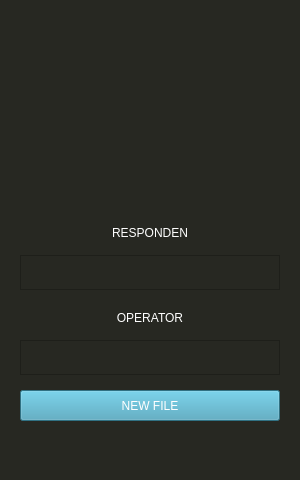
<?xml version="1.0" encoding="UTF-8"?>
<ui version="4.0">
 <class>MainWindow_2</class>
 <widget class="QMainWindow" name="MainWindow_2">
  <property name="geometry">
   <rect>
    <x>0</x>
    <y>0</y>
    <width>300</width>
    <height>480</height>
   </rect>
  </property>
  <property name="minimumSize">
   <size>
    <width>300</width>
    <height>480</height>
   </size>
  </property>
  <property name="maximumSize">
   <size>
    <width>300</width>
    <height>480</height>
   </size>
  </property>
  <property name="windowTitle">
   <string>BioHumanFeedback</string>
  </property>
  <property name="styleSheet">
   <string notr="true">background-color:rgb(39, 40, 34)</string>
  </property>
  <widget class="QWidget" name="centralwidget">
   <widget class="QLabel" name="label_nama">
    <property name="geometry">
     <rect>
      <x>85</x>
      <y>220</y>
      <width>130</width>
      <height>26</height>
     </rect>
    </property>
    <property name="styleSheet">
     <string notr="true">color:white;
font: 75 10pt &quot;MS Shell Dlg 2&quot;;</string>
    </property>
    <property name="text">
     <string>RESPONDEN</string>
    </property>
    <property name="alignment">
     <set>Qt::AlignCenter</set>
    </property>
   </widget>
   <widget class="QTextEdit" name="input_nama">
    <property name="geometry">
     <rect>
      <x>20</x>
      <y>255</y>
      <width>260</width>
      <height>35</height>
     </rect>
    </property>
    <property name="styleSheet">
     <string notr="true">color:white;
font: 10pt &quot;MS Shell Dlg 2&quot;;</string>
    </property>
    <property name="frameShadow">
     <enum>QFrame::Sunken</enum>
    </property>
   </widget>
   <widget class="QTextEdit" name="input_operator">
    <property name="geometry">
     <rect>
      <x>20</x>
      <y>340</y>
      <width>260</width>
      <height>35</height>
     </rect>
    </property>
    <property name="styleSheet">
     <string notr="true">color:white;
font: 10pt &quot;MS Shell Dlg 2&quot;;</string>
    </property>
    <property name="frameShadow">
     <enum>QFrame::Sunken</enum>
    </property>
   </widget>
   <widget class="QLabel" name="label_operator">
    <property name="geometry">
     <rect>
      <x>85</x>
      <y>305</y>
      <width>130</width>
      <height>26</height>
     </rect>
    </property>
    <property name="styleSheet">
     <string notr="true">color:white;
font: 75 10pt &quot;MS Shell Dlg 2&quot;;</string>
    </property>
    <property name="text">
     <string>OPERATOR</string>
    </property>
    <property name="alignment">
     <set>Qt::AlignCenter</set>
    </property>
   </widget>
   <widget class="QPushButton" name="pushButton">
    <property name="geometry">
     <rect>
      <x>20</x>
      <y>390</y>
      <width>260</width>
      <height>31</height>
     </rect>
    </property>
    <property name="styleSheet">
     <string notr="true">color: white;background-color: rgb(67,158,184);
font: 75 10pt &quot;MS Shell Dlg 2&quot;;</string>
    </property>
    <property name="text">
     <string>NEW FILE</string>
    </property>
   </widget>
  </widget>
  <widget class="QMenuBar" name="menubar">
   <property name="geometry">
    <rect>
     <x>0</x>
     <y>0</y>
     <width>300</width>
     <height>26</height>
    </rect>
   </property>
  </widget>
  <widget class="QStatusBar" name="statusbar"/>
 </widget>
 <resources/>
 <connections/>
</ui>
